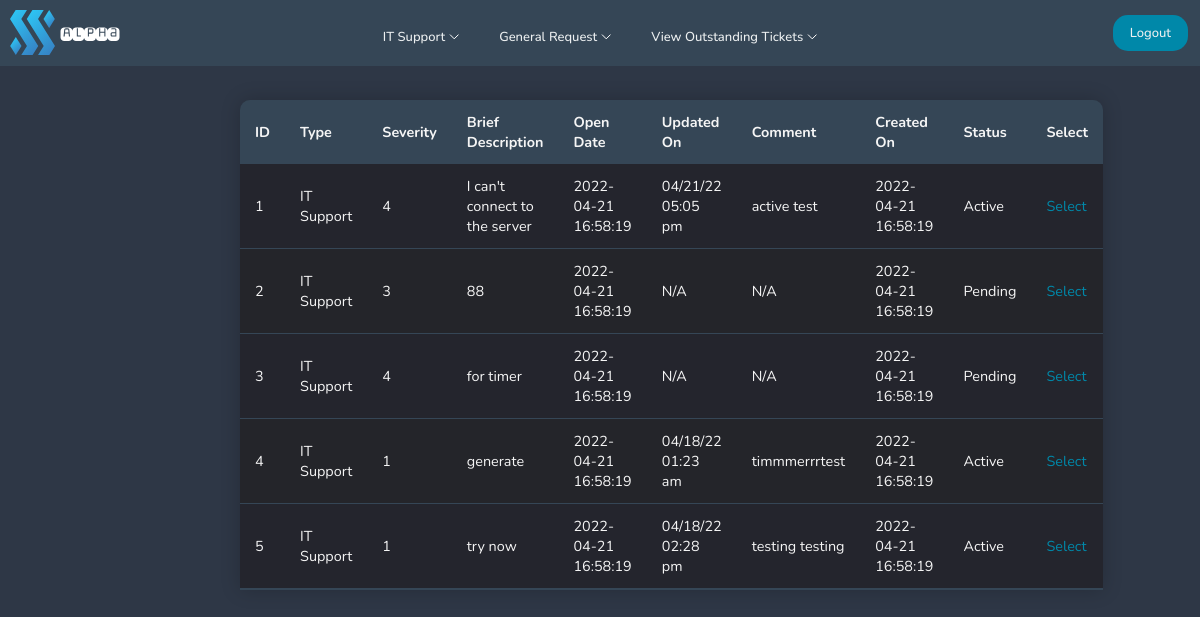
/pages/user-view-it-ticket.php (signed in), run on an earlier commit of the app's database.
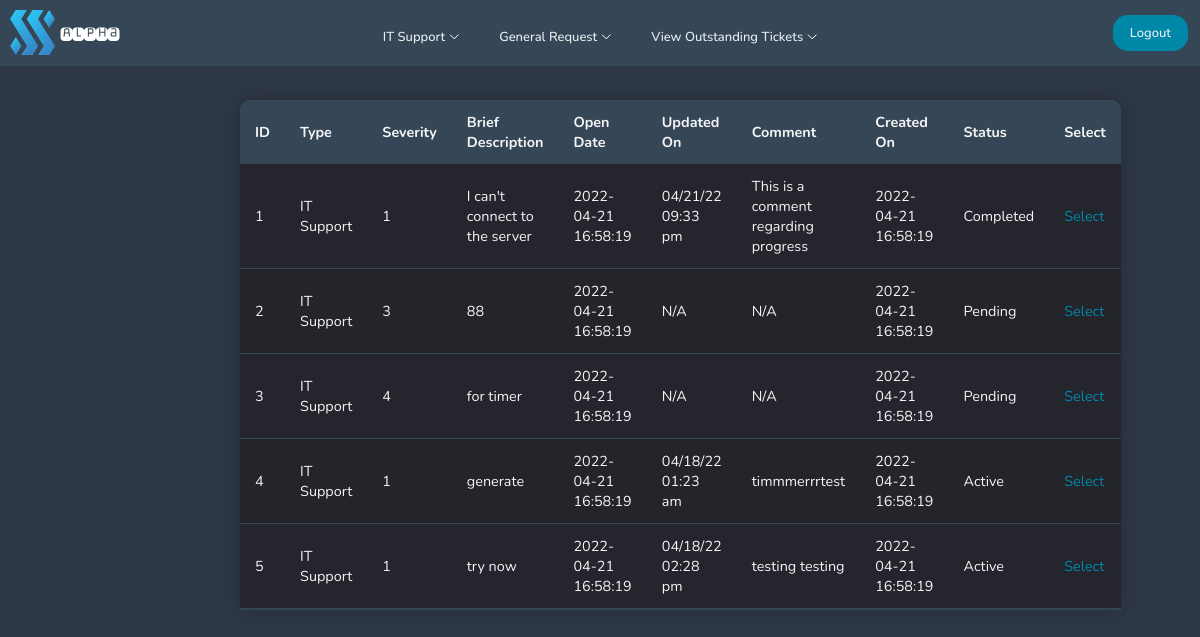
And on a later commit of the database.
### tables this page shows
CREATE TABLE "itticket" (
	"id"	INTEGER,
	"user"	INTEGER,
	"type"	TEXT,
	"severity"	TEXT,
	"brief"	INTEGER,
	"full"	TEXT,
	"createdon"	TEXT,
	"status"	TEXT,
	"comment"	TEXT,
	"updatedon"	TEXT,
	PRIMARY KEY("id"),
	FOREIGN KEY("severity") REFERENCES "itsupportservices"("id")
);

### pages/user-view-it-ticket.php (the view, shortened to what this page needs)
<!DOCTYPE html>
<html lang="en">
<head>
    <?php include'../navigation/userdashnavbar.php';
    require ('../config/dbcon.php'); ?>
    <link rel="stylesheet" href="../navigation/userdashnavbar.css">
    <link rel="stylesheet" href="../css/admintickettable.css">
    <link rel="stylesheet" href="../css/user-select-button.css">
</head>
<body bgcolor="#2E3746">
    <?php
    $user = $_SESSION['id'];
    $query = "SELECT * FROM itticket where user = $user";
    $statement = $conn->prepare($query);
    $statement->execute();
    $statement->setFetchMode(PDO::FETCH_OBJ);
    $result = $statement->fetchAll();
    ?>
    <table class="ticket-table">
        <thead>
        <tr>
            <th>ID</th>
            <th>Type</th>
            <th>Severity</th>
            <th>Brief Description</th>
            <th>Open Date</th>
            <th>Updated On</th>
            <th>Comment</th>
            <th>Created On</th>
            <th>Status</th>
            <th>Select</th>
        </tr>
        </thead>
        <?php foreach($result as $data) { ?>
            <tr>
                <td><?= $data->id; ?> </td>
                <td><?= $data->type; ?> </td>
                <td><?= $data->severity; ?> </td>
                <td><?= $data->brief; ?> </td>
                <td><?= $data->createdon ?> </td>
                <td><?= $data->updatedon; ?> </td>
                <td><?= $data->comment; ?> </td>
                <td><?= $data->createdon; ?> </td>
                <td><?= $data->status; ?> </td>
                <td>
                    <a style="text-decoration: none;" href="../pages/user-select-it-ticket.php?id=<?= $data->id; ?>" class="selectbutton">Select</a>
                </td>
            </tr>
            <?php
        }
        ?>
    </table>
</body>
</html>

What changed in the data, as far as the page shows it:
changed itticket "I can't connect to the server": severity "4" → "1"; updatedon "04/21/22 05:05 pm" → "04/21/22 09:33 pm"; comment "active test" → "This is a comment regarding progress"; status "Active" → "Completed"
